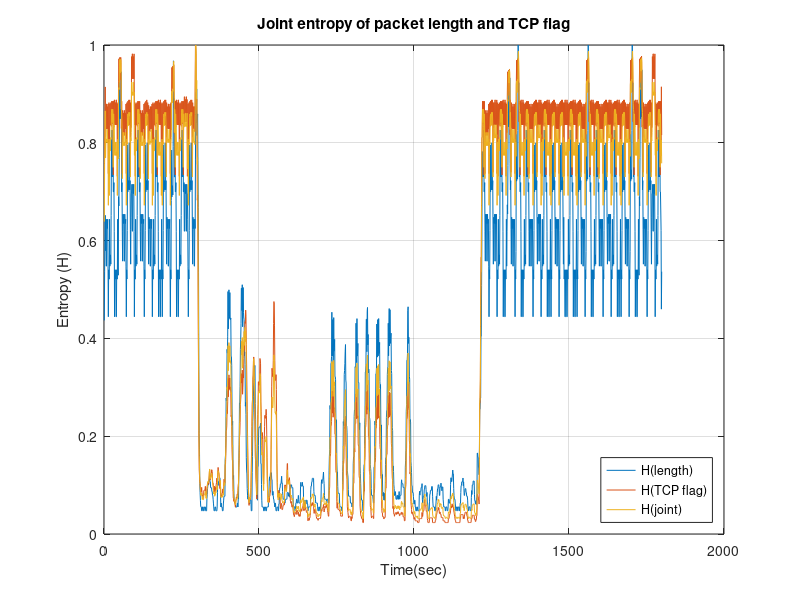

MATLAB code to generate this figure: (Note: this script raises an error after producing the figure.)
clc
clear all
close all
load ("output_of_entropy_15min")  % getcount_packets entropy values of all header fields
norm_h_src = [];
norm_h_src2 = [];
norm_h_dst = [];
norm_h_prot = [];
norm_h_srcprt = [];
norm_h_dstprt = [];
norm_h_len = [];
norm_h_flag = [];
jh = [];
norm_jh = [];

jh_pro_DA = [];
norm_jh_pro_DA =[];

m = max(SrcPort_entropy);
p = max(Destination_entropy);
n = length(SrcPort_entropy);

for i = 1:n
    norm_h_src = [norm_h_src , Source_entropy(i)/max(Source_entropy)];
    norm_h_dst = [norm_h_dst , Destination_entropy(i)/max(Destination_entropy)];
    norm_h_prot = [norm_h_prot , Protocol_entropy(i)/max(Protocol_entropy)];
    norm_h_srcprt = [norm_h_srcprt , SrcPort_entropy(i)/max(SrcPort_entropy)];
    norm_h_dstprt = [norm_h_dstprt , DstPort_entropy(i)/max(DstPort_entropy)];
    norm_h_len = [norm_h_len , PacketLength_entropy(i)/max(PacketLength_entropy)];
    norm_h_flag = [norm_h_flag , SYS_entropy(i)/max(SYS_entropy)];
end 

%all
for i = 1:n
    jh = [ jh , Destination_entropy(i)+Protocol_entropy(i)+DstPort_entropy(i)+PacketLength_entropy(i) + SYS_entropy(i) ];
end 

for i = 1:n
    norm_jh = [ norm_jh , jh(i)/ max(jh)];
end 
% DA pro
for i = 1:n
    jh_pro_DA = [ jh_pro_DA , Destination_entropy(i)+Protocol_entropy(i) ];
end 

for i = 1:n
    norm_jh_pro_DA = [ norm_jh_pro_DA , jh_pro_DA(i)/max(jh_pro_DA)];
end 

% len DA --1

jh_len_DA=[];
norm_len_DA=[];

for i = 1:n
    jh_len_DA = [ jh_len_DA , norm_h_len(i)+Destination_entropy(i) ];
end 

for i = 1:n
    norm_len_DA = [ norm_len_DA , jh_len_DA(i)/max(jh_len_DA)];
end 

mean_JE_len_DA = movmean(norm_len_DA,10);

% len pro --2

jh_len_pro=[];
norm_len_pro=[];

for i = 1:n
    jh_len_pro = [ jh_len_pro , norm_h_len(i)+Protocol_entropy(i) ];
end 

for i = 1:n
    norm_len_pro = [ norm_len_pro , jh_len_pro(i)/max(jh_len_pro)];
end 

mean_JE_len_pro = movmean(norm_len_pro,10);


% len dstprt --3

jh_len_dstprt=[];
norm_len_dstprt=[];

for i = 1:n
    jh_len_dstprt = [ jh_len_dstprt , norm_h_len(i)+DstPort_entropy(i) ];
end 

for i = 1:n
    norm_len_dstprt = [ norm_len_dstprt , jh_len_dstprt(i)/max(jh_len_dstprt)];
end 

mean_JE_len_dstPrt = movmean(norm_len_dstprt,10);


% len flag --4

jh_len_flag=[];
norm_len_flag=[];

for i = 1:n
    jh_len_flag = [ jh_len_flag , norm_h_len(i)+SYS_entropy(i) ];
end 

for i = 1:n
    norm_len_flag = [ norm_len_flag , jh_len_flag(i)/max(jh_len_flag)];
end 

mean_JE_len_flag = movmean(norm_len_flag,10);

mean_srcIP = movmean(norm_h_src,10);
mean_dstIP = movmean(norm_h_dst,10);
mean_prot = movmean(norm_h_prot,10);
mean_srcPrt = movmean(norm_h_srcprt,10);
mean_dstPrt = movmean(norm_h_dstprt,10);
mean_len = movmean(norm_h_len,10);
mean_flag = movmean(norm_h_flag,10);

norm_mean_flag=[];
norm_mean_len = [];
norm_mean_len_flag = [];

for i = 1:n
    norm_mean_flag = [ norm_mean_flag , mean_flag(i)/max(mean_flag)];
end 

for i = 1:n
    norm_mean_len = [ norm_mean_len , mean_len(i)/max(mean_len)];
end 

for i = 1:n
    norm_mean_len_flag = [ norm_mean_len_flag , mean_JE_len_flag(i)/max(mean_JE_len_flag)];
end 

x = [1:1799];
figure 
plot(x, norm_mean_len, x, norm_mean_flag, x, norm_mean_len_flag )
legend({'H(length)', 'H(TCP flag)', 'H(joint)'},'Location','southeast')
grid on
title('Joint entropy of packet length and TCP flag')
xlabel('Time(sec)')
ylabel('Entropy (H)')




figure
t = tiledlayout(2,2);

nexttile
plot(x, mean_len, x, mean_dstIP , x, mean_JE_len_DA)
legend({'H(length)', 'H(destinationIP)', 'H(joint)'},'Location','southeast')
grid on
title('Joint entropy of packet length and destination IP')
xlabel('Time(sec)')
ylabel('Entropy (H)')

nexttile
plot(x, mean_len, x, mean_prot , x, mean_JE_len_pro)
legend({'H(length)', 'H(protocol)', 'H(joint)'},'Location','southeast')
grid on
title('Joint entropy of packet length and destination IP')
xlabel('Time(sec)')
ylabel('Entropy (H)')

nexttile
plot(x, mean_len, x, mean_dstPrt , x, mean_JE_len_dstPrt)
legend({'H(length)', 'H(dstPort)', 'H(joint)'},'Location','southeast')
grid on
title('Joint entropy of packet length and destination IP')
xlabel('Time(sec)')
ylabel('Entropy (H)')

nexttile
plot(x, norm_h_len, x, norm_h_flag , x, norm_len_flag)
legend({'H(length)', 'H(flag)', 'H(joint)'},'Location','southeast')
grid on
title('Joint entropy of packet length and destination IP')
xlabel('Time(sec)')
ylabel('Entropy (H)')

%saveas(gcf,"test1.emf")


figure
plot(x, mean_JE_len_DA, x, mean_JE_len_pro, x, mean_JE_len_dstPrt , x, mean_JE_len_flag)
legend({'H(da)', 'H(p)', 'H(pi)', 'H(f)'},'Location','southeast')
grid on
title('Joint entropy of packet length and destination IP')
xlabel('Time(sec)')
ylabel('Entropy (H)')


figure
plot(x, mean_len, x, mean_flag , x, mean_JE_len_flag)
legend({'H(length)', 'H(flag)', 'H(joint)'},'Location','southeast')
grid on
title('Joint entropy of packet length and destination IP')
xlabel('Time(sec)')
ylabel('Entropy (H)')


fig_syl = 1;

switch fig_syl
    
    case 1

figure
t = tiledlayout(2,4);

nexttile
plot(norm_jh)
%yline(Threshold,'-','Thr');
title('Joint entropy')
ylabel('Entropy (H)')
xlabel('sampling period (1 sec)')
%legend('Source IP entropy')

nexttile
plot(norm_h_src)
%yline(Threshold,'-','Thr');
title('Source IP entropy')
ylabel('Entropy (H)')
xlabel('sampling period (1 sec)')
%legend('Source IP entropy')

nexttile
plot(norm_h_dst)
%yline(Threshold,'-','Thr');
title('Destination IP entropy')
ylabel('Entropy (H)')
xlabel('sampling period (1 sec)')
%legend('Destination IP entropy')

nexttile
plot(norm_h_prot);
%yline(Threshold,'-','Thr');
title('Protocol entropy')
ylabel('Entropy (H)')
xlabel('sampling period (1 sec)')
%legend('Protocol entropy')

nexttile
plot(norm_h_srcprt)
%yline(Threshold,'-','Thr');
title('SrcPort entropy')
ylabel('Entropy (H)')
xlabel('sampling period (1 sec)')
%legend('Protocol IP entropy')

nexttile
plot(norm_h_dstprt)
%yline(Threshold,'-','Thr');
title('DstPort entropy')
ylabel('Entropy H(X)')
xlabel('sampling period (1 sec)')
%legend('DstPort entropy')

nexttile
plot(norm_h_flag)
%yline(Threshold,'-','Thr');
title('SYS entropy')
ylabel('Entropy (H)')
xlabel('sampling period (1 sec)')
%legend('SYS_entropy entropy')

nexttile
plot(norm_h_len)
%yline(Threshold,'-','Thr');
title('length entropy')
ylabel('Entropy (H)')
xlabel('sampling period (1 sec)')
%legend('SYS_entropy entropy')

    case 2
        
figure
plot(norm_jh)
%yline(Threshold,'-','Thr');
grid on
title('Joint entropy')
ylabel('Entropy (H)')
xlabel('sampling period (1 sec)')
legend('Joint entropy')

figure
plot(norm_h_src)
%yline(Threshold,'-','Thr');
grid on
title('Source IP entropy')
ylabel('Entropy (H)')
xlabel('sampling period (1 sec)')
legend('Source IP entropy')


figure
plot(norm_h_dst)
%yline(Threshold,'-','Thr');
grid on
title('Destination IP entropy')
ylabel('Entropy (H)')
xlabel('sampling period (1 sec)')
legend('Destination IP entropy')

figure
plot(norm_h_prot);
%yline(Threshold,'-','Thr');
grid on
title('Protocol entropy')
ylabel('Entropy (H)')
xlabel('sampling period (1 sec)')
legend('Protocol entropy')

figure
plot(norm_h_srcprt)
%yline(Threshold,'-','Thr');
grid on
title('Source port entropy')
ylabel('Entropy (H)')
xlabel('sampling period (1 sec)')
legend('Source port entropy')

figure
plot(norm_h_dstprt)
%yline(Threshold,'-','Thr');
grid on
title('Destination port entropy')
ylabel('Entropy (H)')
xlabel('sampling period (1 sec)')
legend('Destination port entropy')

figure
plot(norm_h_flag)
%yline(Threshold,'-','Thr');
grid on
title('TCP SYN flag entropy')
ylabel('Entropy (H)')
xlabel('sampling period (1 sec)')
legend('TCP SYN flag entropy')

figure
plot(norm_h_len)
%yline(Threshold,'-','Thr');
grid on
title('Packet length entropy')
ylabel('Entropy (H)')
xlabel('sampling period (1 sec)')
legend('Packet length entropy')
        
end